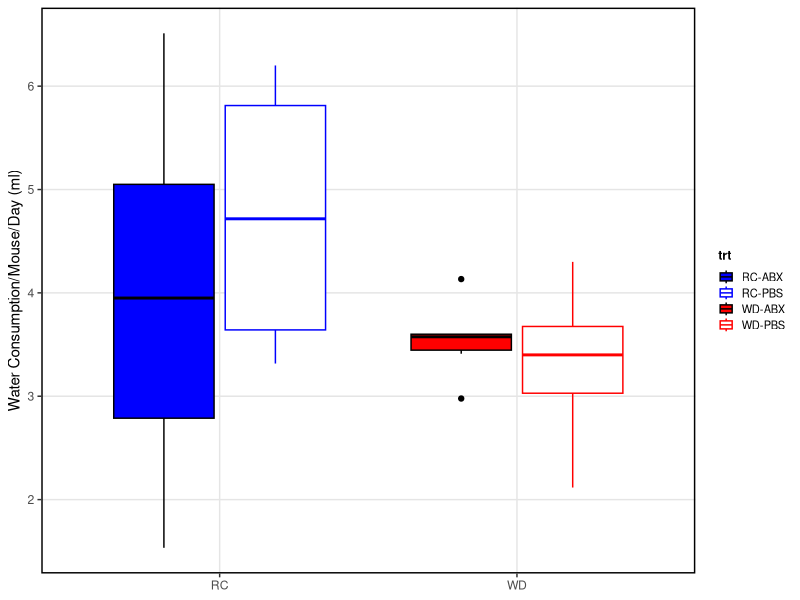

This chart was generated by the following R code:
library(tidyverse)

setwd("~/Documents/Chang-Bergelson Lab/HF Diet Abx/Aim 3 col resistance/Data/")

water = read.csv("H2O.csv")
water = dplyr::select(water, -Date)
water.wide = spread(water, key="Desc",value="Water.weight")


water.wide$deltWater = water.wide$pre-water.wide$post

water.wide$water.p.mouse.p.day = water.wide$deltWater/water.wide$nMice/3

water.wide$trt = paste0(water.wide$Diet,"-", water.wide$Abx)

#Figure S1A
p = ggplot(water.wide, aes(x=Diet,y=water.p.mouse.p.day, fill=trt,color=trt)) + 
  geom_boxplot() + #facet_grid(.~Cohort) + 
  ylab("Water Consumption/Mouse/Day (ml)") +
  scale_fill_manual(values=c("blue","white","red","white")) +
  scale_color_manual(values=c("black","blue","black","red")) +
  theme(panel.grid.major = element_line(color="gray90"),
        #panel.grid.minor = element_blank(),
        panel.background = element_blank()) +
  theme(legend.title = element_text(size = 9, face="bold"), 
        legend.text  = element_text(size = 8),
        legend.key.size = unit(0.8, "lines"),
        axis.title.x = element_blank(),
        #axis.text.x = element_blank(),
        #axis.title.y = element_blank(),
        panel.spacing.x = unit(2, "lines"),
        strip.text = element_blank(),
        strip.background = element_rect(fill="white",color="black",linewidth=1),
        panel.border = element_rect(color="black",fill="NA",linewidth=1))
p

#ggsave(file="water.svg", plot=p, width=3, height=2.5)

#stats done in prism

#write.csv(water.wide, "~/Documents/WD_ABX manuscript/nature_drafts/July_alt/supp figs/supp_16s/water_data.csv",row.names=FALSE)
